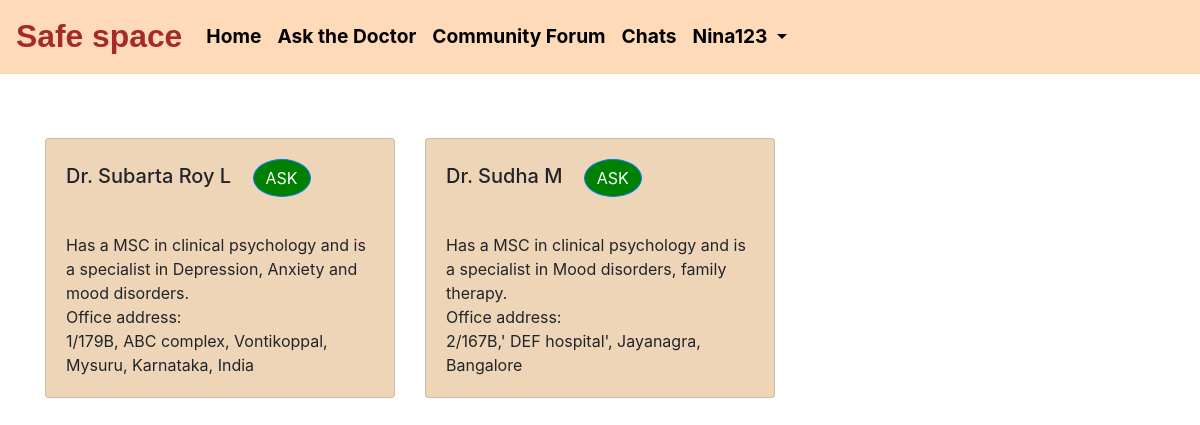
Page /ask_the_doctor/ (signed in) on the committed database.
### accounts/models.py (models this page shows, shortened)
class CustomUser(AbstractUser):
	is_normal_user=models.BooleanField(default=True)
	objects=CustomUserManager()

class Therapist(models.Model):
    user=models.OneToOneField(CustomUser,on_delete=models.CASCADE,null=True)
    therapist_name=models.CharField(max_length=200,blank=True)
    therapist_email=models.EmailField(blank=True)
    office_address=models.TextField(max_length=800,blank=True)
    qualification=models.CharField(max_length=200,blank=True)
    specialization_area=models.CharField(max_length=400,blank=True)
    objects=CustomUserManager()

### Ask_the_doctor/views.py (the view)
# urls.py: path('',views.TherapistView.as_view()),
class TherapistView(LoginRequiredMixin,View):
	def get(self, request, *args, **kwargs):
		therapists=Therapist.objects.all()
		context={
			'therapists':therapists
		}
		return render(request,'Ask_the_doctor/ask_the_doctor.html',context)

### Ask_the_doctor/templates/Ask_the_doctor/ask_the_doctor.html (shortened to what this page needs)
{% extends 'ask_the_doctor/base.html' %}
{% block content %}
<br><br>
<div class="container">
	<div class="row">
	{% for therapist in therapists %}
	    <div class="col-md-4 d-flex align-items-stretch">
	        <div class="card mb-2 therapist-card mt-3">
	            <div class="card-body">
	                <h5 class="card-title">Dr. {{ therapist.therapist_name }}&nbsp;&nbsp;&nbsp;
	                	<a class="btn btn-primary ask-button" href="/ask_the_doctor/ask/{{therapist.id}}/">ASK</a></h5>
	                <p class="card-text"><br> Has a {{ therapist.qualification }} and is a specialist in {{therapist.specialization_area}}. <br>
	                	Office address:<br>
	                	{{therapist.office_address}}<br>
	                	</p>
	            </div>
	        </div>
	    </div>
	    {% endfor %}
	</div>
</div>
{% endblock %}

### Ask_the_doctor/templates/Ask_the_doctor/base.html (shortened to what this page needs)
{% load static %}
<!DOCTYPE html>
<html lang="en">
  <head>
    <link rel="stylesheet" href="https://cdn.jsdelivr.net/npm/bootstrap@4.5.3/dist/css/bootstrap.min.css">
  </head>
  <body>
    <header>
      <nav class="navbar navbar-expand-lg fixed-top sticky-top nav-styles">
      <a class="navbar-brand" href="#" style="font-size: 1.99rem;font-weight: bolder;color:#A52A2A;font-family: Comic Sans MS, cursive, sans-serif;">Safe space</a>
      <div class="collapse navbar-collapse list-styles" id="navbarSupportedContent">
        <ul class="navbar-nav mr-auto">
          <li class="nav-item active">
            <a class="nav-link" href="/accounts/home/">Home <span class="sr-only">(current)</span></a>
          </li>
          {% if request.user.is_authenticated %}
            <li class="nav-item">
              <a class="nav-link" href="/ask_the_doctor/">Ask the Doctor</a>
            </li>
          {% else %}
            <span data-toggle="tooltip" data-placement="bottom" title="Please login first">
            <li class="nav-item">
            <a class="nav-link disabled" href="#" tabindex="-1" aria-disabled="true" style="">Ask the Doctor</a>
            </li>
          </span>
          {% endif %}
          <li class="nav-item">
            <a class="nav-link" href="/community_forum/">Community Forum</a>
          </li>
          {% if request.user.is_authenticated %}
            <li class="nav-item">
              <a class="nav-link" href="/private_chats/{{request.user.username}}/">Chats</a>
            </li>
          {% else %}
            <span data-toggle="tooltip" data-placement="bottom" title="Please login first">
            <li class="nav-item">
              <a class="nav-link disabled" href="#" tabindex="-1" aria-disabled="true" style="">Chats</a>
            </li>
          </span>
          {% endif %}
          {% if request.user.is_authenticated %}
            <li class="nav-item dropdown">
              <a class="nav-link dropdown-toggle" href="#" id="navbarDropdown" role="button" data-toggle="dropdown" aria-haspopup="true" aria-expanded="false">
                {{request.user.username}}
              </a>
            </li>
          {% else %}
            <li class="nav-item">
              <a class="nav-link btn" href="/accounts/login/" style="background-color:#D2691E;color:white !important;height: 2.5rem;width: 6rem;">Login</a>
            </li>
          {% endif %}
        </ul>
      </div>
    </nav>
  </header>
    <main>
      {% block content %}
      {% endblock %}
    </main>
  </body>
</html>

### Ask_the_doctor/templates/Ask_the_doctor/base.html (style rules this page uses)
.nav-styles { background-color: #FFDAB9; }
.list-styles { color:black; font-size: 1.2rem; font-weight: bold; }
.nav-item a { color: #000000 !important; }

### Ask_the_doctor/templates/Ask_the_doctor/ask_the_doctor.html (style rules this page uses)
.therapist-card { box-shadow: 3px; background-color: #EED5B7; }
.ask-button { border-radius: 50%; background-color: green; }

### rows in the picture
CustomUser: user.username "Nina123"
Therapist: therapist_name "Subarta Roy L", qualification "MSC in clinical psychology", specialization_area "Depression, Anxiety and mood disorders", office_address "1/179B, ABC complex, Vontikoppal, Mysuru, Karnataka, India"
Therapist: therapist_name "Sudha M", qualification "MSC in clinical psychology", specialization_area "Mood disorders, family therapy", office_address "2/167B,' DEF hospital', Jayanagra, Bangalore"
